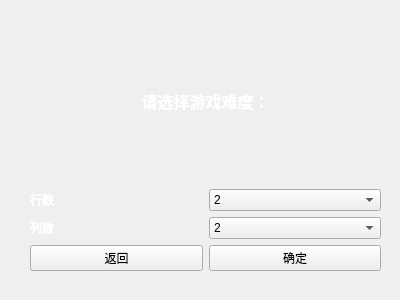
<?xml version="1.0" encoding="UTF-8"?>
<ui version="4.0">
 <class>setlevel</class>
 <widget class="QWidget" name="setlevel">
  <property name="geometry">
   <rect>
    <x>0</x>
    <y>0</y>
    <width>400</width>
    <height>300</height>
   </rect>
  </property>
  <property name="windowTitle">
   <string>Form</string>
  </property>
  <widget class="QWidget" name="verticalLayoutWidget">
   <property name="geometry">
    <rect>
     <x>30</x>
     <y>20</y>
     <width>351</width>
     <height>251</height>
    </rect>
   </property>
   <layout class="QVBoxLayout" name="verticalLayout">
    <item>
     <widget class="QLabel" name="label">
      <property name="text">
       <string>&lt;html&gt;&lt;head/&gt;&lt;body&gt;&lt;p&gt;&lt;span style=&quot; font-size:12pt; font-weight:600; color:#ffffff;&quot;&gt;请选择游戏难度：&lt;/span&gt;&lt;/p&gt;&lt;/body&gt;&lt;/html&gt;</string>
      </property>
      <property name="alignment">
       <set>Qt::AlignCenter</set>
      </property>
     </widget>
    </item>
    <item>
     <layout class="QGridLayout" name="gridLayout">
      <item row="0" column="0">
       <widget class="QLabel" name="label_2">
        <property name="text">
         <string>&lt;html&gt;&lt;head/&gt;&lt;body&gt;&lt;p&gt;&lt;span style=&quot; font-weight:600; color:#ffffff;&quot;&gt;行数&lt;/span&gt;&lt;/p&gt;&lt;/body&gt;&lt;/html&gt;</string>
        </property>
       </widget>
      </item>
      <item row="0" column="1">
       <widget class="QComboBox" name="comboRow">
        <property name="currentText">
         <string>2</string>
        </property>
        <item>
         <property name="text">
          <string>2</string>
         </property>
        </item>
        <item>
         <property name="text">
          <string>3</string>
         </property>
        </item>
        <item>
         <property name="text">
          <string>4</string>
         </property>
        </item>
        <item>
         <property name="text">
          <string>5</string>
         </property>
        </item>
        <item>
         <property name="text">
          <string>6</string>
         </property>
        </item>
        <item>
         <property name="text">
          <string>7</string>
         </property>
        </item>
        <item>
         <property name="text">
          <string>8</string>
         </property>
        </item>
        <item>
         <property name="text">
          <string>9</string>
         </property>
        </item>
        <item>
         <property name="text">
          <string>10</string>
         </property>
        </item>
       </widget>
      </item>
      <item row="1" column="0">
       <widget class="QLabel" name="label_3">
        <property name="text">
         <string>&lt;html&gt;&lt;head/&gt;&lt;body&gt;&lt;p&gt;&lt;span style=&quot; font-weight:600; color:#ffffff;&quot;&gt;列数&lt;/span&gt;&lt;/p&gt;&lt;/body&gt;&lt;/html&gt;</string>
        </property>
       </widget>
      </item>
      <item row="1" column="1">
       <widget class="QComboBox" name="comboCol">
        <property name="currentText">
         <string>2</string>
        </property>
        <item>
         <property name="text">
          <string>2</string>
         </property>
        </item>
        <item>
         <property name="text">
          <string>3</string>
         </property>
        </item>
        <item>
         <property name="text">
          <string>4</string>
         </property>
        </item>
        <item>
         <property name="text">
          <string>5</string>
         </property>
        </item>
        <item>
         <property name="text">
          <string>6</string>
         </property>
        </item>
        <item>
         <property name="text">
          <string>7</string>
         </property>
        </item>
        <item>
         <property name="text">
          <string>8</string>
         </property>
        </item>
        <item>
         <property name="text">
          <string>9</string>
         </property>
        </item>
        <item>
         <property name="text">
          <string>10</string>
         </property>
        </item>
       </widget>
      </item>
      <item row="2" column="0">
       <widget class="QPushButton" name="reset">
        <property name="text">
         <string>返回</string>
        </property>
       </widget>
      </item>
      <item row="2" column="1">
       <widget class="QPushButton" name="ok">
        <property name="text">
         <string>确定</string>
        </property>
       </widget>
      </item>
     </layout>
    </item>
   </layout>
  </widget>
 </widget>
 <resources/>
 <connections/>
</ui>
